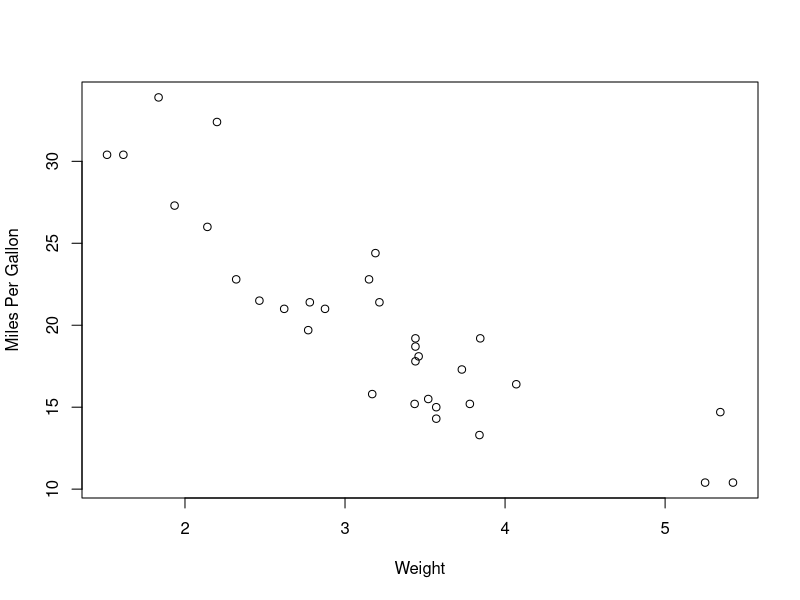

Generate this figure with R:
## ---- chunk 1
data("mtcars")
head(mtcars)

dim(mtcars)

## ---- chunk 2
plot(mtcars$wt, mtcars$mpg, type="p", xlab="Weight", ylab="Miles Per Gallon")
